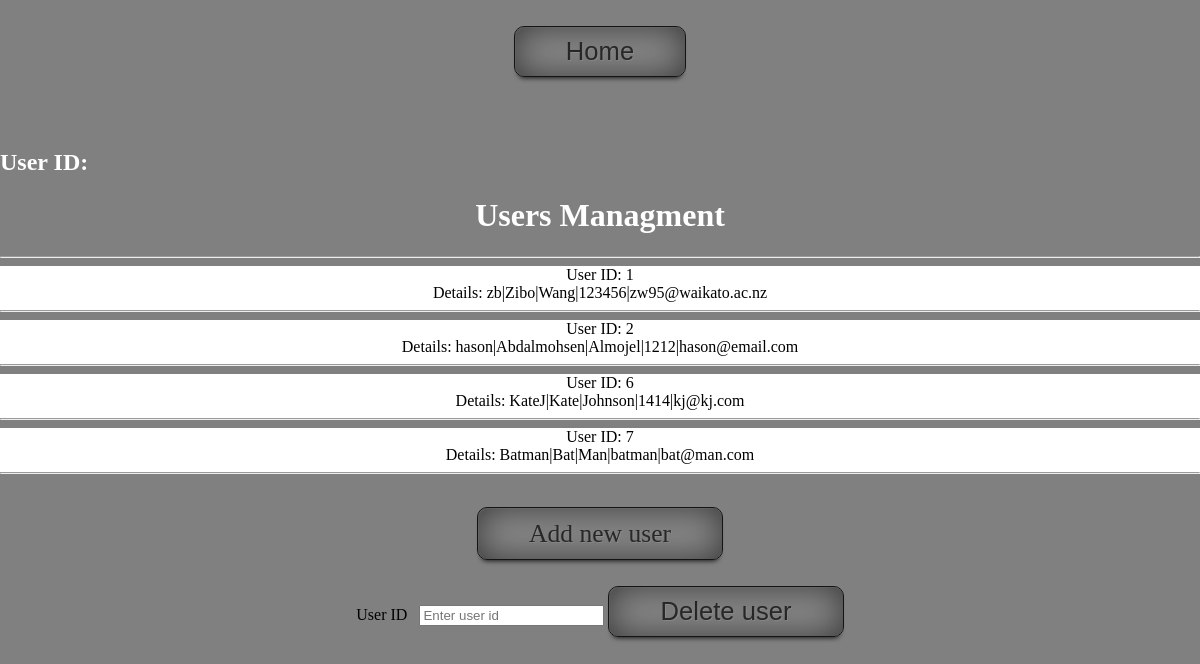
The app's page /view_users.php with its own data.
### tables this page shows
CREATE TABLE IF NOT EXISTS `users` (
  `uid` int(11) NOT NULL AUTO_INCREMENT,
  `username` varchar(255) NOT NULL,
  `fname` varchar(255) NOT NULL,
  `lname` varchar(255) NOT NULL,
  `password` varchar(255) NOT NULL,
  `email` varchar(255) NOT NULL,
  PRIMARY KEY (`uid`)
);

### view_users.php (the view, shortened to what this page needs)
<html>
<head>
<link rel="stylesheet" type="text/css" href="buttons.css">
</head>
<form action="home.php" method="post" >
  <input id="button"type="submit" value="Home">
</form>
<body>
<br>
<br>
<?php
 $username = $_GET["username"];
$result = mysql_query("SELECT * FROM users");
	 echo "<h2 align='left'> User ID:  <b><i>".$username."</i></b></h2>";
	 echo "<h1>Users Managment</h1>";
	 echo "<hr>";
	while ($row = mysql_fetch_array($result))
		{
			echo "<div id='formContainer'>";
					echo "User ID: ". $row["uid"];
					echo "<br>";
					echo "Details: ". $row["username"] ."|". $row["fname"]."|". $row["lname"]."|".$row["password"]."|".$row["email"];
					echo "<br>";
					echo "<hr>";
			echo "</div>";
		}
		echo "<a href='add_user.php?username=".$username."' id='button'>Add new user</a>";
		echo "<br>";
?>
<form name="login" action="delete_user.php" method="get" accept-charset="utf-8">
		<label for="pid">User ID</label>
       &nbsp; <input type="text" name="user_id" placeholder="Enter user id" required>
        <input id="button"type="submit" value="Delete user">
</form>
</body>
</html>

### buttons.css (style rules this page uses)
body { margin: 0; font-family: Calibri; text-align: center; background-color: grey; }
#button { display: inline-block; margin: 1em 0 0 0; padding: 0.4em 2em; font-size: 1.6em; background: rgba(255,255,255,0.07); color: rgba(0,0,0,0.7); text-shadow: 1px 1px 0 rgba(255,255,255,0.1); text-decoration: none; border: solid 1px rgba(20,20,20,1); border-radius: 10px; box-shadow: inset 1px 1px 1px rgba(255,255,255,0.05), inset 0 0 35px rgba(0,0,0,0.6), 0 5px 5px -4px rgba(0,0,0,0.8); }
h2 { color:white; }
h1 { color:white; }
#formContainer { background-color:white; }

### records on screen
users: uid "1", username "zb", fname "Zibo", lname "Wang", password "123456", email "zw95@waikato.ac.nz"
users: uid "2", username "hason", fname "Abdalmohsen", lname "Almojel", password "1212", email "hason@email.com"
users: uid "6", username "KateJ", fname "Kate", lname "Johnson", password "1414", email "kj@kj.com"
users: uid "7", username "Batman", fname "Bat", lname "Man", password "batman", email "bat@man.com"
